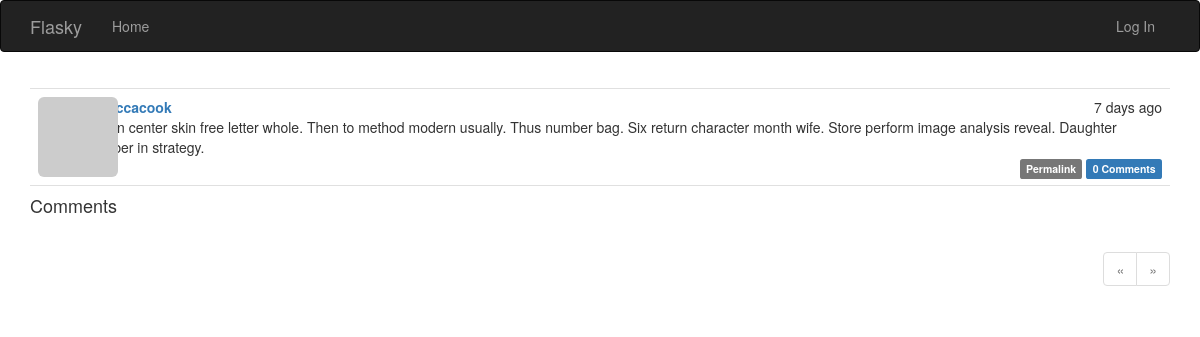
/post/29, run on an earlier commit of the app's database.
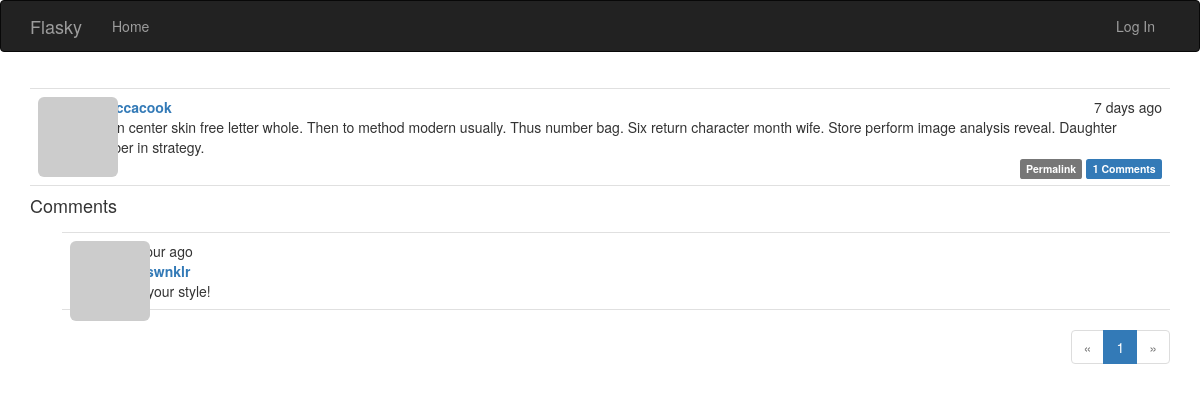
And on a later commit of the database.
### app/models.py (models this page shows, shortened)
class Post(db.Model):
    __tablename__ = 'posts'
    id = db.Column(db.Integer, primary_key=True)
    body = db.Column(db.Text)
    body_html = db.Column(db.Text)
    timestamp = db.Column(db.DateTime, index=True, default=datetime.utcnow)
    author_id = db.Column(db.Integer, db.ForeignKey('users.id'))
    comments = db.relationship('Comment', backref='post', lazy='dynamic')

class User(UserMixin, db.Model):
    __tablename__ = 'users'
    id = db.Column(db.Integer, primary_key=True)
    email = db.Column(db.String(64), unique=True, index=True)
    username = db.Column(db.String(64), unique=True, index=True)
    role_id = db.Column(db.Integer, db.ForeignKey('roles.id'))
    password_hash = db.Column(db.String(128))
    confirmed = db.Column(db.Boolean, default=False)
    name = db.Column(db.String(64))
    location = db.Column(db.String(64))
    about_me = db.Column(db.Text())
    member_since = db.Column(db.DateTime(), default=datetime.utcnow)
    last_seen = db.Column(db.DateTime(), default=datetime.utcnow)
    avatar_hash = db.Column(db.String(32))
    posts = db.relationship('Post', backref='author', lazy='dynamic')
    followed = db.relationship('Follow', foreign_keys=[Follow.follower_id],
                               backref=db.backref('follower', lazy='joined'),
                               lazy='dynamic',
                               cascade='all, delete-orphan')
    followers = db.relationship('Follow', foreign_keys=[Follow.followed_id],
                                backref=db.backref('followed', lazy='joined'),
                                lazy='dynamic',
                                cascade='all, delete-orphan')
    comments = db.relationship('Comment', backref='author', lazy='dynamic')
    @property
    def password(self):
        raise AttributeError('password is not a readable attribute')
    def gravatar_hash(self):
        return hashlib.md5(self.email.lower().encode('utf-8')).hexdigest()
    def gravatar(self, size=100, default='identicon', rating='g'):
        url = 'https://secure.gravatar.com/avatar'
        hash = self.avatar_hash or self.gravatar_hash()
        return '{url}/{hash}?s={size}&d={default}&r={rating}'.format(
            url=url, hash=hash, size=size, default=default, rating=rating)

class Comment(db.Model):
    __tablename__ = 'comments'
    id = db.Column(db.Integer, primary_key=True)
    body = db.Column(db.Text)
    body_html = db.Column(db.Text)
    timestamp = db.Column(db.DateTime, index=True, default=datetime.utcnow)
    disabled = db.Column(db.Boolean)
    author_id = db.Column(db.Integer, db.ForeignKey('users.id'))
    post_id = db.Column(db.Integer, db.ForeignKey('posts.id'))

### app/main/views.py (the view)
@main.route('/post/<int:id>', methods=['GET', 'POST'])
def post(id):
    post = Post.query.get_or_404(id)
    form = CommentForm()
    if form.validate_on_submit():
        comment = Comment(body=form.body.data, post=post, author=current_user._get_current_object())
        db.session.add(comment)
        db.session.commit()
        flash('Your comment has been published.')
        return redirect(url_for('.post', id=post.id, page=-1))
    page = request.args.get('page', 1, type=int)
    if page == -1:
        page = (post.comments.count() - 1) // \
            current_app.config['FLASKY_COMMENTS_PER_PAGE'] + 1
    pagination = post.comments.order_by(Comment.timestamp.asc()).paginate(page=page,
                                                                         per_page=current_app.config['FLASKY_COMMENTS_PER_PAGE'],
                                                                          error_out=False)
    comments = pagination.items
    return render_template('post.html', posts=[post], form=form, comments=comments, pagination=pagination)

### app/auth/views.py (called while the page is built)
@auth.before_app_request
def before_request():
    if current_user.is_authenticated:
        current_user.ping()
        if not current_user.confirmed \
                and request.endpoint \
                and request.blueprint != 'auth' \
                and request.endpoint != 'static':
            return redirect(url_for('auth.unconfirmed'))

### app/main/__init__.py (called while the page is built)
@main.app_context_processor
def inject_permissions():
    return dict(Permission=Permission)

### app/models.py (called while the page is built)
    def can(self, permissions):
        return False

    def is_administrator(self):
        return False

### app/templates/post.html (shortened to what this page needs)
{% extends 'base.html' %}
{% import 'bootstrap/wtf.html' as wtf %}
{% import '_macros.html' as macros %}
{% block page_content %}
{% include '_posts.html' %}
<h4 id="comments">Comments</h4>
{% include '_comments.html' %}
{% if pagination %}
<div class="pagination">
    {{ macros.pagination_widget(pagination, '.post', fragment='#comments', id=posts[0].id) }}
</div>
{% endif %}
{% endblock %}

### app/templates/_posts.html (shortened to what this page needs)
<ul class="posts">
    {% for post in posts %}
    <li class="post">
        <div class="post-thumbnail">
            <a href="{{ url_for('.user', username=post.author.username) }}">
                <img class="img-rounded profile-thumbnail" src="{{ post.author.gravatar(size=40) }}">
            </a>
        </div>
        <div class="post-content">
            <div class="post-date">{{ moment(post.timestamp).fromNow() }}</div>
            <div class="post-author"><a href="{{ url_for('.user', username=post.author.username) }}">{{ post.author.username }}</a></div>
            <div class="post-body">
                {% if post.body_html %}
                    {{ post.body_html | safe }}
                {% else %}
                    {{ post.body }}
                {% endif %}
            </div>
            <div class="post-footer">
                <a href="{{ url_for('.post', id=post.id) }}">
                    <span class="label label-default">Permalink</span>
                </a>
                <a href="{{ url_for('.post', id=post.id)}}#comments">
                    <span class="label label-primary">{{ post.comments.count() }} Comments</span>
                </a>
            </div>
        </div>
    </li>
    {% endfor %}
</ul>

### app/templates/_comments.html (shortened to what this page needs)
<ul class="comments">
    {% for comment in comments %}
    <li class="comment">
        <div class="comment-thumbnail">
            <a href="{{ url_for('.user', username=comment.author.username) }}">
                <img class="img-rounded profile-thumbnail" src="{{ comment.author.gravatar(size=40) }}">
            </a>
        </div>
        <div class="comment-content">
            <div class="comment-data">{{ moment(comment.timestamp).fromNow() }}</div>
            <div class="comment-author"><a href="{{ url_for('.user', username=comment.author.username) }}"> {{ comment.author.username }}</a></div>
            <div class="comment-body">
                {% if moderate or not comment.disabled %}
                    {% if comment.body_html %}
                        {{ comment.body_html | safe }}
                    {% else %}
                        {{ comment.body }}
                    {% endif %}
                {% endif %}
            </div>
        </div>
    </li>
    {% endfor %}
</ul>

What changed in the data, as far as the page shows it:
computed for Post "rebeccacook": comments.count "0" → "1"
added Comment: timestamp "an hour ago", author.username "lucaswnklr", body_html "Like your style!"
Also different on the page:
new list line: "1"
